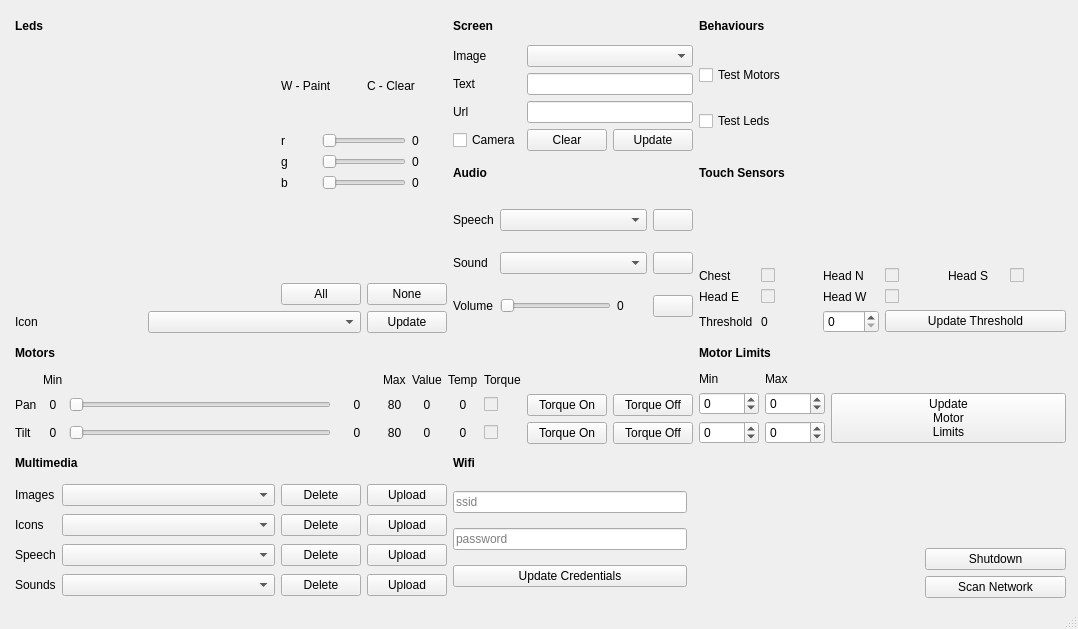
<?xml version="1.0" encoding="UTF-8"?>
<ui version="4.0">
 <class>MainWindow</class>
 <widget class="QMainWindow" name="MainWindow">
  <property name="geometry">
   <rect>
    <x>0</x>
    <y>0</y>
    <width>1078</width>
    <height>629</height>
   </rect>
  </property>
  <property name="minimumSize">
   <size>
    <width>0</width>
    <height>0</height>
   </size>
  </property>
  <property name="windowTitle">
   <string>MainWindow</string>
  </property>
  <property name="windowIcon">
   <iconset resource="resource.qrc">
    <normaloff>:/res/icon.ico</normaloff>:/res/icon.ico</iconset>
  </property>
  <widget class="QWidget" name="centralwidget">
   <widget class="QWidget" name="layoutWidget">
    <property name="geometry">
     <rect>
      <x>15</x>
      <y>12</y>
      <width>1051</width>
      <height>586</height>
     </rect>
    </property>
    <layout class="QGridLayout" name="gridLayout_10" columnstretch="1,0,0,0,1">
     <item row="7" column="3" colspan="2">
      <layout class="QGridLayout" name="gridLayout_6">
       <item row="0" column="0">
        <widget class="QLabel" name="label_30">
         <property name="text">
          <string>Min</string>
         </property>
        </widget>
       </item>
       <item row="0" column="1">
        <widget class="QLabel" name="label_31">
         <property name="text">
          <string>Max</string>
         </property>
        </widget>
       </item>
       <item row="1" column="0">
        <widget class="QSpinBox" name="motors_set_pan_min">
         <property name="minimumSize">
          <size>
           <width>0</width>
           <height>0</height>
          </size>
         </property>
         <property name="maximumSize">
          <size>
           <width>60</width>
           <height>16777215</height>
          </size>
         </property>
         <property name="minimum">
          <number>-999</number>
         </property>
         <property name="maximum">
          <number>999</number>
         </property>
        </widget>
       </item>
       <item row="1" column="1">
        <widget class="QSpinBox" name="motors_set_pan_max">
         <property name="maximumSize">
          <size>
           <width>60</width>
           <height>16777215</height>
          </size>
         </property>
         <property name="minimum">
          <number>-999</number>
         </property>
         <property name="maximum">
          <number>999</number>
         </property>
        </widget>
       </item>
       <item row="1" column="2" rowspan="2">
        <widget class="QPushButton" name="motors_update_limits">
         <property name="text">
          <string>Update
Motor
Limits</string>
         </property>
        </widget>
       </item>
       <item row="2" column="0">
        <widget class="QSpinBox" name="motors_set_tilt_min">
         <property name="maximumSize">
          <size>
           <width>60</width>
           <height>16777215</height>
          </size>
         </property>
         <property name="minimum">
          <number>-999</number>
         </property>
         <property name="maximum">
          <number>999</number>
         </property>
        </widget>
       </item>
       <item row="2" column="1">
        <widget class="QSpinBox" name="motors_set_tilt_max">
         <property name="minimum">
          <number>-999</number>
         </property>
         <property name="maximum">
          <number>999</number>
         </property>
        </widget>
       </item>
      </layout>
     </item>
     <item row="11" column="3">
      <spacer name="horizontalSpacer">
       <property name="orientation">
        <enum>Qt::Horizontal</enum>
       </property>
       <property name="sizeHint" stdset="0">
        <size>
         <width>220</width>
         <height>20</height>
        </size>
       </property>
      </spacer>
     </item>
     <item row="0" column="0">
      <widget class="QLabel" name="label">
       <property name="font">
        <font>
         <weight>75</weight>
         <bold>true</bold>
        </font>
       </property>
       <property name="text">
        <string>Leds</string>
       </property>
      </widget>
     </item>
     <item row="0" column="1" colspan="2">
      <widget class="QLabel" name="label_34">
       <property name="font">
        <font>
         <weight>75</weight>
         <bold>true</bold>
        </font>
       </property>
       <property name="text">
        <string>Screen</string>
       </property>
      </widget>
     </item>
     <item row="9" column="0" rowspan="3">
      <layout class="QGridLayout" name="gridLayout_8" columnstretch="0,1,0,0">
       <item row="0" column="0">
        <widget class="QLabel" name="label_39">
         <property name="text">
          <string>Images</string>
         </property>
        </widget>
       </item>
       <item row="0" column="1">
        <widget class="QComboBox" name="multimedia_image_list"/>
       </item>
       <item row="0" column="2">
        <widget class="QPushButton" name="multimedia_image_delete">
         <property name="text">
          <string>Delete</string>
         </property>
        </widget>
       </item>
       <item row="0" column="3">
        <widget class="QPushButton" name="multimedia_image_upload">
         <property name="text">
          <string>Upload</string>
         </property>
        </widget>
       </item>
       <item row="1" column="0">
        <widget class="QLabel" name="label_40">
         <property name="text">
          <string>Icons</string>
         </property>
        </widget>
       </item>
       <item row="1" column="1">
        <widget class="QComboBox" name="multimedia_icon_list"/>
       </item>
       <item row="1" column="2">
        <widget class="QPushButton" name="multimedia_icon_delete">
         <property name="text">
          <string>Delete</string>
         </property>
        </widget>
       </item>
       <item row="1" column="3">
        <widget class="QPushButton" name="multimedia_icon_upload">
         <property name="text">
          <string>Upload</string>
         </property>
        </widget>
       </item>
       <item row="2" column="0">
        <widget class="QLabel" name="label_41">
         <property name="text">
          <string>Speech</string>
         </property>
        </widget>
       </item>
       <item row="2" column="1">
        <widget class="QComboBox" name="multimedia_speech_list"/>
       </item>
       <item row="2" column="2">
        <widget class="QPushButton" name="multimedia_speech_delete">
         <property name="text">
          <string>Delete</string>
         </property>
        </widget>
       </item>
       <item row="2" column="3">
        <widget class="QPushButton" name="multimedia_speech_upload">
         <property name="text">
          <string>Upload</string>
         </property>
        </widget>
       </item>
       <item row="3" column="0">
        <widget class="QLabel" name="label_42">
         <property name="text">
          <string>Sounds</string>
         </property>
        </widget>
       </item>
       <item row="3" column="1">
        <widget class="QComboBox" name="multimedia_sound_list"/>
       </item>
       <item row="3" column="2">
        <widget class="QPushButton" name="multimedia_sound_delete">
         <property name="text">
          <string>Delete</string>
         </property>
        </widget>
       </item>
       <item row="3" column="3">
        <widget class="QPushButton" name="multimedia_sound_upload">
         <property name="text">
          <string>Upload</string>
         </property>
        </widget>
       </item>
      </layout>
     </item>
     <item row="7" column="0" colspan="3">
      <layout class="QGridLayout" name="gridLayout">
       <item row="0" column="1">
        <widget class="QLabel" name="label_14">
         <property name="text">
          <string>Min</string>
         </property>
        </widget>
       </item>
       <item row="0" column="4">
        <widget class="QLabel" name="label_15">
         <property name="text">
          <string>Max</string>
         </property>
        </widget>
       </item>
       <item row="0" column="5">
        <widget class="QLabel" name="label_20">
         <property name="text">
          <string>Value</string>
         </property>
        </widget>
       </item>
       <item row="0" column="6">
        <widget class="QLabel" name="label_23">
         <property name="text">
          <string>Temp</string>
         </property>
        </widget>
       </item>
       <item row="0" column="7">
        <widget class="QLabel" name="label_26">
         <property name="text">
          <string>Torque</string>
         </property>
        </widget>
       </item>
       <item row="1" column="0">
        <widget class="QLabel" name="label_11">
         <property name="font">
          <font>
           <italic>false</italic>
           <strikeout>false</strikeout>
          </font>
         </property>
         <property name="text">
          <string>Pan</string>
         </property>
        </widget>
       </item>
       <item row="1" column="1">
        <widget class="QLabel" name="motors_pan_min">
         <property name="text">
          <string>0</string>
         </property>
         <property name="alignment">
          <set>Qt::AlignCenter</set>
         </property>
        </widget>
       </item>
       <item row="1" column="2">
        <widget class="QSlider" name="motors_pan">
         <property name="orientation">
          <enum>Qt::Horizontal</enum>
         </property>
        </widget>
       </item>
       <item row="1" column="3">
        <widget class="QLabel" name="label_10">
         <property name="minimumSize">
          <size>
           <width>40</width>
           <height>0</height>
          </size>
         </property>
         <property name="text">
          <string>0</string>
         </property>
         <property name="alignment">
          <set>Qt::AlignCenter</set>
         </property>
         <property name="margin">
          <number>4</number>
         </property>
        </widget>
       </item>
       <item row="1" column="4">
        <widget class="QLabel" name="motors_pan_max">
         <property name="text">
          <string>80</string>
         </property>
         <property name="alignment">
          <set>Qt::AlignCenter</set>
         </property>
        </widget>
       </item>
       <item row="1" column="5">
        <widget class="QLabel" name="motors_pan_value">
         <property name="text">
          <string>0</string>
         </property>
         <property name="alignment">
          <set>Qt::AlignCenter</set>
         </property>
        </widget>
       </item>
       <item row="1" column="6">
        <widget class="QLabel" name="motors_pan_temp">
         <property name="text">
          <string>0</string>
         </property>
         <property name="alignment">
          <set>Qt::AlignCenter</set>
         </property>
        </widget>
       </item>
       <item row="1" column="7">
        <widget class="QCheckBox" name="motors_pan_torque">
         <property name="enabled">
          <bool>false</bool>
         </property>
         <property name="text">
          <string/>
         </property>
        </widget>
       </item>
       <item row="1" column="8">
        <widget class="QPushButton" name="motors_pan_torque_on">
         <property name="text">
          <string>Torque On</string>
         </property>
        </widget>
       </item>
       <item row="1" column="9">
        <widget class="QPushButton" name="motors_pan_torque_off">
         <property name="text">
          <string>Torque Off</string>
         </property>
        </widget>
       </item>
       <item row="2" column="0">
        <widget class="QLabel" name="label_12">
         <property name="text">
          <string>Tilt</string>
         </property>
        </widget>
       </item>
       <item row="2" column="1">
        <widget class="QLabel" name="motors_tilt_min">
         <property name="text">
          <string>0</string>
         </property>
         <property name="alignment">
          <set>Qt::AlignCenter</set>
         </property>
        </widget>
       </item>
       <item row="2" column="2">
        <widget class="QSlider" name="motors_tilt">
         <property name="orientation">
          <enum>Qt::Horizontal</enum>
         </property>
        </widget>
       </item>
       <item row="2" column="3">
        <widget class="QLabel" name="label_13">
         <property name="minimumSize">
          <size>
           <width>40</width>
           <height>0</height>
          </size>
         </property>
         <property name="text">
          <string>0</string>
         </property>
         <property name="alignment">
          <set>Qt::AlignCenter</set>
         </property>
         <property name="margin">
          <number>4</number>
         </property>
        </widget>
       </item>
       <item row="2" column="4">
        <widget class="QLabel" name="motors_tilt_max">
         <property name="text">
          <string>80</string>
         </property>
         <property name="alignment">
          <set>Qt::AlignCenter</set>
         </property>
        </widget>
       </item>
       <item row="2" column="5">
        <widget class="QLabel" name="motors_tilt_value">
         <property name="text">
          <string>0</string>
         </property>
         <property name="alignment">
          <set>Qt::AlignCenter</set>
         </property>
        </widget>
       </item>
       <item row="2" column="6">
        <widget class="QLabel" name="motors_tilt_temp">
         <property name="text">
          <string>0</string>
         </property>
         <property name="alignment">
          <set>Qt::AlignCenter</set>
         </property>
        </widget>
       </item>
       <item row="2" column="7">
        <widget class="QCheckBox" name="motors_tilt_torque">
         <property name="enabled">
          <bool>false</bool>
         </property>
         <property name="text">
          <string/>
         </property>
        </widget>
       </item>
       <item row="2" column="8">
        <widget class="QPushButton" name="motors_tilt_torque_on">
         <property name="text">
          <string>Torque On</string>
         </property>
        </widget>
       </item>
       <item row="2" column="9">
        <widget class="QPushButton" name="motors_tilt_torque_off">
         <property name="text">
          <string>Torque Off</string>
         </property>
        </widget>
       </item>
      </layout>
     </item>
     <item row="1" column="1" colspan="2">
      <layout class="QGridLayout" name="gridLayout_3">
       <item row="0" column="1">
        <widget class="QLabel" name="label_35">
         <property name="text">
          <string>Image</string>
         </property>
        </widget>
       </item>
       <item row="1" column="1">
        <widget class="QLabel" name="label_36">
         <property name="text">
          <string>Text</string>
         </property>
        </widget>
       </item>
       <item row="1" column="2" colspan="2">
        <widget class="QLineEdit" name="screen_text"/>
       </item>
       <item row="2" column="1">
        <widget class="QLabel" name="label_37">
         <property name="text">
          <string>Url</string>
         </property>
        </widget>
       </item>
       <item row="2" column="2" colspan="2">
        <widget class="QLineEdit" name="screen_url"/>
       </item>
       <item row="3" column="3">
        <widget class="QPushButton" name="screen_update">
         <property name="text">
          <string>Update</string>
         </property>
        </widget>
       </item>
       <item row="0" column="2" colspan="2">
        <widget class="QComboBox" name="screen_image_list"/>
       </item>
       <item row="3" column="2">
        <widget class="QPushButton" name="screen_clear">
         <property name="text">
          <string>Clear</string>
         </property>
        </widget>
       </item>
       <item row="3" column="1">
        <widget class="QCheckBox" name="screen_camera">
         <property name="text">
          <string>Camera</string>
         </property>
        </widget>
       </item>
      </layout>
     </item>
     <item row="1" column="0" rowspan="5">
      <layout class="QGridLayout" name="gridLayout_2" columnstretch="1,1,0,0,0,0">
       <item row="0" column="2" colspan="2">
        <widget class="QLabel" name="label_47">
         <property name="text">
          <string>W - Paint</string>
         </property>
        </widget>
       </item>
       <item row="0" column="4" colspan="2">
        <widget class="QLabel" name="label_48">
         <property name="text">
          <string>C - Clear</string>
         </property>
        </widget>
       </item>
       <item row="1" column="2">
        <widget class="QLabel" name="label_4">
         <property name="text">
          <string>r</string>
         </property>
        </widget>
       </item>
       <item row="1" column="3" colspan="2">
        <widget class="QSlider" name="leds_r">
         <property name="maximum">
          <number>255</number>
         </property>
         <property name="orientation">
          <enum>Qt::Horizontal</enum>
         </property>
        </widget>
       </item>
       <item row="1" column="5">
        <widget class="QLabel" name="label_7">
         <property name="minimumSize">
          <size>
           <width>10</width>
           <height>0</height>
          </size>
         </property>
         <property name="text">
          <string>0</string>
         </property>
        </widget>
       </item>
       <item row="2" column="2">
        <widget class="QLabel" name="label_5">
         <property name="text">
          <string>g</string>
         </property>
        </widget>
       </item>
       <item row="2" column="3" colspan="2">
        <widget class="QSlider" name="leds_g">
         <property name="maximum">
          <number>255</number>
         </property>
         <property name="orientation">
          <enum>Qt::Horizontal</enum>
         </property>
        </widget>
       </item>
       <item row="2" column="5">
        <widget class="QLabel" name="label_8">
         <property name="minimumSize">
          <size>
           <width>10</width>
           <height>0</height>
          </size>
         </property>
         <property name="text">
          <string>0</string>
         </property>
        </widget>
       </item>
       <item row="3" column="2">
        <widget class="QLabel" name="label_6">
         <property name="text">
          <string>b</string>
         </property>
        </widget>
       </item>
       <item row="3" column="3" colspan="2">
        <widget class="QSlider" name="leds_b">
         <property name="maximum">
          <number>255</number>
         </property>
         <property name="orientation">
          <enum>Qt::Horizontal</enum>
         </property>
        </widget>
       </item>
       <item row="3" column="5">
        <widget class="QLabel" name="label_9">
         <property name="minimumSize">
          <size>
           <width>10</width>
           <height>0</height>
          </size>
         </property>
         <property name="text">
          <string>0</string>
         </property>
        </widget>
       </item>
       <item row="4" column="3" colspan="2">
        <widget class="QLabel" name="leds_preview">
         <property name="baseSize">
          <size>
           <width>15</width>
           <height>15</height>
          </size>
         </property>
         <property name="text">
          <string/>
         </property>
         <property name="margin">
          <number>30</number>
         </property>
        </widget>
       </item>
       <item row="5" column="2" colspan="2">
        <widget class="QPushButton" name="leds_all">
         <property name="text">
          <string>All</string>
         </property>
        </widget>
       </item>
       <item row="5" column="4" colspan="2">
        <widget class="QPushButton" name="leds_none">
         <property name="text">
          <string>None</string>
         </property>
        </widget>
       </item>
       <item row="6" column="0">
        <widget class="QLabel" name="label_2">
         <property name="text">
          <string>Icon</string>
         </property>
        </widget>
       </item>
       <item row="6" column="4" colspan="2">
        <widget class="QPushButton" name="leds_icon_update">
         <property name="text">
          <string>Update</string>
         </property>
        </widget>
       </item>
       <item row="0" column="0" rowspan="6" colspan="2">
        <widget class="QWidget" name="leds_matrix_container" native="true">
         <property name="minimumSize">
          <size>
           <width>260</width>
           <height>260</height>
          </size>
         </property>
         <property name="maximumSize">
          <size>
           <width>260</width>
           <height>260</height>
          </size>
         </property>
         <layout class="QGridLayout" name="gridLayout_11">
          <item row="0" column="0">
           <layout class="QGridLayout" name="leds_matrix">
            <property name="spacing">
             <number>1</number>
            </property>
           </layout>
          </item>
         </layout>
        </widget>
       </item>
       <item row="6" column="1" colspan="3">
        <widget class="QComboBox" name="leds_icon_list">
         <property name="minimumSize">
          <size>
           <width>150</width>
           <height>0</height>
          </size>
         </property>
        </widget>
       </item>
      </layout>
     </item>
     <item row="2" column="1">
      <widget class="QLabel" name="label_28">
       <property name="font">
        <font>
         <weight>75</weight>
         <bold>true</bold>
        </font>
       </property>
       <property name="text">
        <string>Audio</string>
       </property>
      </widget>
     </item>
     <item row="8" column="0">
      <widget class="QLabel" name="label_38">
       <property name="font">
        <font>
         <weight>75</weight>
         <bold>true</bold>
        </font>
       </property>
       <property name="text">
        <string>Multimedia</string>
       </property>
      </widget>
     </item>
     <item row="6" column="3">
      <widget class="QLabel" name="label_46">
       <property name="font">
        <font>
         <weight>75</weight>
         <bold>true</bold>
        </font>
       </property>
       <property name="text">
        <string>Motor Limits</string>
       </property>
      </widget>
     </item>
     <item row="3" column="1" rowspan="3" colspan="2">
      <layout class="QGridLayout" name="gridLayout_4">
       <item row="0" column="0">
        <widget class="QLabel" name="label_29">
         <property name="text">
          <string>Speech</string>
         </property>
        </widget>
       </item>
       <item row="0" column="3">
        <widget class="QPushButton" name="audio_play_speech">
         <property name="text">
          <string/>
         </property>
         <property name="icon">
          <iconset resource="resource.qrc">
           <normaloff>:/res/icons/control.png</normaloff>:/res/icons/control.png</iconset>
         </property>
        </widget>
       </item>
       <item row="1" column="0">
        <widget class="QLabel" name="label_32">
         <property name="text">
          <string>Sound</string>
         </property>
        </widget>
       </item>
       <item row="1" column="3">
        <widget class="QPushButton" name="audio_play_sound">
         <property name="text">
          <string/>
         </property>
         <property name="icon">
          <iconset resource="resource.qrc">
           <normaloff>:/res/icons/control.png</normaloff>:/res/icons/control.png</iconset>
         </property>
        </widget>
       </item>
       <item row="2" column="0">
        <widget class="QLabel" name="label_33">
         <property name="text">
          <string>Volume</string>
         </property>
        </widget>
       </item>
       <item row="2" column="1">
        <widget class="QSlider" name="audio_volume">
         <property name="orientation">
          <enum>Qt::Horizontal</enum>
         </property>
        </widget>
       </item>
       <item row="2" column="2">
        <widget class="QLabel" name="label_43">
         <property name="minimumSize">
          <size>
           <width>30</width>
           <height>0</height>
          </size>
         </property>
         <property name="text">
          <string>0</string>
         </property>
        </widget>
       </item>
       <item row="1" column="1" colspan="2">
        <widget class="QComboBox" name="audio_sound_list"/>
       </item>
       <item row="0" column="1" colspan="2">
        <widget class="QComboBox" name="audio_speech_list"/>
       </item>
       <item row="2" column="3">
        <widget class="QPushButton" name="audio_pause">
         <property name="text">
          <string/>
         </property>
         <property name="icon">
          <iconset resource="resource.qrc">
           <normaloff>:/res/icons/control-pause.png</normaloff>:/res/icons/control-pause.png</iconset>
         </property>
        </widget>
       </item>
      </layout>
     </item>
     <item row="6" column="0">
      <widget class="QLabel" name="label_3">
       <property name="font">
        <font>
         <weight>75</weight>
         <bold>true</bold>
        </font>
       </property>
       <property name="text">
        <string>Motors</string>
       </property>
      </widget>
     </item>
     <item row="5" column="3" colspan="2">
      <layout class="QGridLayout" name="gridLayout_5">
       <item row="0" column="1" rowspan="2">
        <layout class="QGridLayout" name="gridLayout_12">
         <item row="1" column="2">
          <widget class="QLabel" name="label_21">
           <property name="text">
            <string>Head W</string>
           </property>
          </widget>
         </item>
         <item row="0" column="3">
          <widget class="QCheckBox" name="touch_head_n">
           <property name="enabled">
            <bool>false</bool>
           </property>
           <property name="text">
            <string/>
           </property>
          </widget>
         </item>
         <item row="1" column="1">
          <widget class="QCheckBox" name="touch_head_e">
           <property name="enabled">
            <bool>false</bool>
           </property>
           <property name="text">
            <string/>
           </property>
          </widget>
         </item>
         <item row="1" column="3">
          <widget class="QCheckBox" name="touch_head_w">
           <property name="enabled">
            <bool>false</bool>
           </property>
           <property name="text">
            <string/>
           </property>
          </widget>
         </item>
         <item row="0" column="2">
          <widget class="QLabel" name="label_18">
           <property name="text">
            <string>Head N</string>
           </property>
          </widget>
         </item>
         <item row="0" column="5">
          <widget class="QCheckBox" name="touch_head_s">
           <property name="enabled">
            <bool>false</bool>
           </property>
           <property name="text">
            <string/>
           </property>
          </widget>
         </item>
         <item row="0" column="4">
          <widget class="QLabel" name="label_19">
           <property name="text">
            <string>Head S</string>
           </property>
          </widget>
         </item>
         <item row="0" column="1">
          <widget class="QCheckBox" name="touch_chest">
           <property name="enabled">
            <bool>false</bool>
           </property>
           <property name="sizePolicy">
            <sizepolicy hsizetype="Minimum" vsizetype="Fixed">
             <horstretch>0</horstretch>
             <verstretch>0</verstretch>
            </sizepolicy>
           </property>
           <property name="text">
            <string/>
           </property>
          </widget>
         </item>
         <item row="0" column="0">
          <widget class="QLabel" name="label_16">
           <property name="text">
            <string>Chest</string>
           </property>
          </widget>
         </item>
         <item row="1" column="0">
          <widget class="QLabel" name="label_17">
           <property name="text">
            <string>Head E</string>
           </property>
          </widget>
         </item>
         <item row="2" column="0">
          <widget class="QLabel" name="label_22">
           <property name="text">
            <string>Threshold</string>
           </property>
          </widget>
         </item>
         <item row="2" column="1">
          <widget class="QLabel" name="touch_threshold">
           <property name="text">
            <string>0</string>
           </property>
          </widget>
         </item>
         <item row="2" column="2">
          <widget class="QSpinBox" name="touch_set_threshold">
           <property name="maximum">
            <number>1000</number>
           </property>
          </widget>
         </item>
         <item row="2" column="3" colspan="3">
          <widget class="QPushButton" name="touch_update_threshold">
           <property name="text">
            <string>Update Threshold</string>
           </property>
          </widget>
         </item>
        </layout>
       </item>
      </layout>
     </item>
     <item row="11" column="4">
      <layout class="QGridLayout" name="gridLayout_9">
       <item row="0" column="0">
        <widget class="QPushButton" name="shutdown">
         <property name="text">
          <string>Shutdown</string>
         </property>
        </widget>
       </item>
       <item row="1" column="0">
        <widget class="QPushButton" name="scan_network">
         <property name="text">
          <string>Scan Network</string>
         </property>
        </widget>
       </item>
      </layout>
     </item>
     <item row="8" column="4" rowspan="3">
      <spacer name="verticalSpacer">
       <property name="orientation">
        <enum>Qt::Vertical</enum>
       </property>
       <property name="sizeHint" stdset="0">
        <size>
         <width>20</width>
         <height>40</height>
        </size>
       </property>
      </spacer>
     </item>
     <item row="8" column="1">
      <widget class="QLabel" name="label_27">
       <property name="font">
        <font>
         <weight>75</weight>
         <bold>true</bold>
        </font>
       </property>
       <property name="text">
        <string>Wifi</string>
       </property>
      </widget>
     </item>
     <item row="9" column="1" rowspan="3">
      <layout class="QVBoxLayout" name="verticalLayout">
       <item>
        <widget class="QLineEdit" name="wifi_ssid">
         <property name="placeholderText">
          <string>ssid</string>
         </property>
        </widget>
       </item>
       <item>
        <widget class="QLineEdit" name="wifi_password">
         <property name="placeholderText">
          <string>password</string>
         </property>
        </widget>
       </item>
       <item>
        <widget class="QPushButton" name="wifi_update">
         <property name="text">
          <string>Update Credentials</string>
         </property>
        </widget>
       </item>
      </layout>
     </item>
     <item row="0" column="3">
      <widget class="QLabel" name="label_49">
       <property name="font">
        <font>
         <weight>75</weight>
         <bold>true</bold>
        </font>
       </property>
       <property name="text">
        <string>Behaviours</string>
       </property>
      </widget>
     </item>
     <item row="1" column="3" colspan="2">
      <layout class="QGridLayout" name="gridLayout_7">
       <item row="0" column="0">
        <widget class="QCheckBox" name="behaviour_test_motors">
         <property name="sizePolicy">
          <sizepolicy hsizetype="Minimum" vsizetype="Fixed">
           <horstretch>0</horstretch>
           <verstretch>1</verstretch>
          </sizepolicy>
         </property>
         <property name="text">
          <string>Test Motors</string>
         </property>
        </widget>
       </item>
       <item row="1" column="0">
        <widget class="QCheckBox" name="behaviour_test_leds">
         <property name="sizePolicy">
          <sizepolicy hsizetype="Minimum" vsizetype="Fixed">
           <horstretch>0</horstretch>
           <verstretch>1</verstretch>
          </sizepolicy>
         </property>
         <property name="text">
          <string>Test Leds</string>
         </property>
        </widget>
       </item>
      </layout>
     </item>
     <item row="2" column="3">
      <widget class="QLabel" name="label_44">
       <property name="font">
        <font>
         <weight>75</weight>
         <bold>true</bold>
        </font>
       </property>
       <property name="text">
        <string>Touch Sensors</string>
       </property>
      </widget>
     </item>
    </layout>
   </widget>
  </widget>
  <widget class="QStatusBar" name="status_bar"/>
 </widget>
 <resources>
  <include location="resource.qrc"/>
 </resources>
 <connections>
  <connection>
   <sender>leds_b</sender>
   <signal>valueChanged(int)</signal>
   <receiver>label_9</receiver>
   <slot>setNum(int)</slot>
   <hints>
    <hint type="sourcelabel">
     <x>472</x>
     <y>96</y>
    </hint>
    <hint type="destinationlabel">
     <x>515</x>
     <y>97</y>
    </hint>
   </hints>
  </connection>
  <connection>
   <sender>leds_r</sender>
   <signal>valueChanged(int)</signal>
   <receiver>label_7</receiver>
   <slot>setNum(int)</slot>
   <hints>
    <hint type="sourcelabel">
     <x>472</x>
     <y>50</y>
    </hint>
    <hint type="destinationlabel">
     <x>515</x>
     <y>51</y>
    </hint>
   </hints>
  </connection>
  <connection>
   <sender>leds_g</sender>
   <signal>valueChanged(int)</signal>
   <receiver>label_8</receiver>
   <slot>setNum(int)</slot>
   <hints>
    <hint type="sourcelabel">
     <x>472</x>
     <y>73</y>
    </hint>
    <hint type="destinationlabel">
     <x>515</x>
     <y>74</y>
    </hint>
   </hints>
  </connection>
  <connection>
   <sender>motors_tilt</sender>
   <signal>valueChanged(int)</signal>
   <receiver>label_13</receiver>
   <slot>setNum(int)</slot>
   <hints>
    <hint type="sourcelabel">
     <x>305</x>
     <y>363</y>
    </hint>
    <hint type="destinationlabel">
     <x>328</x>
     <y>369</y>
    </hint>
   </hints>
  </connection>
  <connection>
   <sender>motors_pan</sender>
   <signal>valueChanged(int)</signal>
   <receiver>label_10</receiver>
   <slot>setNum(int)</slot>
   <hints>
    <hint type="sourcelabel">
     <x>305</x>
     <y>330</y>
    </hint>
    <hint type="destinationlabel">
     <x>328</x>
     <y>336</y>
    </hint>
   </hints>
  </connection>
  <connection>
   <sender>audio_volume</sender>
   <signal>valueChanged(int)</signal>
   <receiver>label_43</receiver>
   <slot>setNum(int)</slot>
   <hints>
    <hint type="sourcelabel">
     <x>165</x>
     <y>488</y>
    </hint>
    <hint type="destinationlabel">
     <x>207</x>
     <y>489</y>
    </hint>
   </hints>
  </connection>
 </connections>
</ui>
